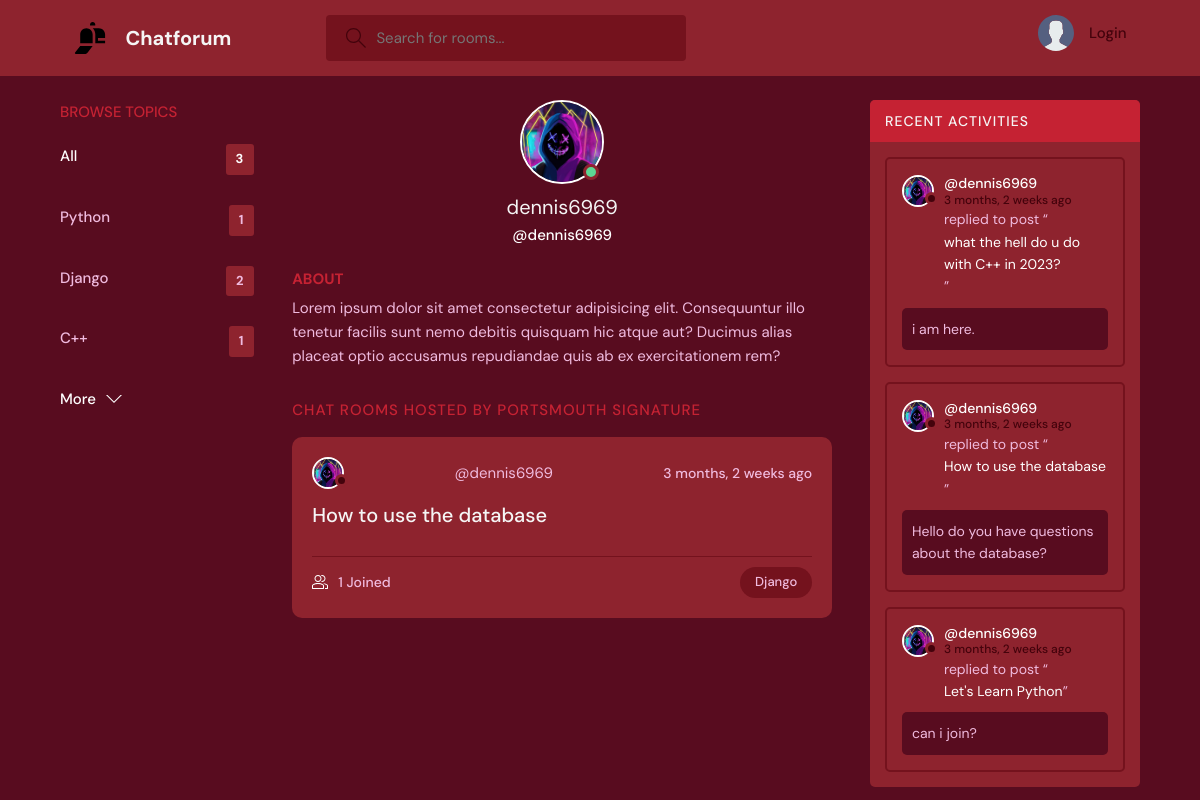
The app's page /profile/2/ with its own data.
### base/models.py (models this page shows, shortened)
class Topic(models.Model):
    name = models.CharField(max_length=200)

class User(AbstractUser):
    name = models.CharField(max_length=200, null=True)
    email = models.EmailField(unique=True, null=True)
    bio = models.TextField(null=True)
    avatar = models.ImageField(null=True, default="avatar.svg")
    USERNAME_FIELD = 'email'
    REQUIRED_FIELDS = []

class Room(models.Model):
    host = models.ForeignKey(User, on_delete=models.SET_NULL, null=True)
    topic = models.ForeignKey(Topic, on_delete=models.SET_NULL, null=True)
    name = models.CharField(max_length=200)
    description = models.TextField(null=True, blank=True)
    participants = models.ManyToManyField(User, related_name='participants', blank=True)
    updated = models.DateTimeField(auto_now=True)
    created = models.DateTimeField(auto_now_add=True)
    class Meta:
        ordering = ['-updated', '-created']
    def __str__(self):
        return self.name

class Message(models.Model):
    user = models.ForeignKey(User, on_delete=models.CASCADE)
    room = models.ForeignKey(Room, on_delete=models.CASCADE)
    body = models.TextField()
    updated = models.DateTimeField(auto_now=True)
    created = models.DateTimeField(auto_now_add=True)
    class Meta:
        ordering = ['-updated', '-created']

### base/views.py (the view)
# urls.py: path('profile/<str:pk>/', views.userProfile, name="user-profile"),
def userProfile(request, pk):
    user = User.objects.get(id=pk)
    rooms = user.room_set.all()
    room_messages = user.message_set.all()
    topics = Topic.objects.all()
    context = {'user':user, 'rooms': rooms, 'room_messages':room_messages,'topics':topics}
    return render(request, 'base/profile.html', context)

### base/templates/base/profile.html (shortened to what this page needs)
{% extends 'main.html' %}
{% block content %}
  <main class="profile-page layout layout--3">
    <div class="container">
      {% include 'base/topics_component.html' %}
      <div class="roomList">
        <div class="profile">
          <div class="profile__avatar">
            <div class="avatar avatar--large active">
              <img src="{{user.avatar.url}}" />
            </div>
          </div>
          <div class="profile__info">
            <h3>{{user.username}}</h3>
            <p>@{{user.username}}</p>
          </div>
          <div class="profile__about">
            <h3>About</h3>
            <p>
              Lorem ipsum dolor sit amet consectetur adipisicing elit. Consequuntur illo tenetur
              facilis sunt nemo debitis quisquam hic atque aut? Ducimus alias placeat optio
              accusamus repudiandae quis ab ex exercitationem rem?
            </p>
          </div>
        </div>
        <div class="roomList__header">
          <div>
            <h2>Chat Rooms Hosted by Portsmouth Signature</a>
            </h2>
          </div>
        </div>
        {% include 'base/feed_component.html' %}
      </div>
      {% include 'base/activity_component.html' %}
    </div>
  </main>
{% endblock content %}

### templates/main.html (shortened to what this page needs)
<!DOCTYPE html>
{% load static %}
<html lang="en">
  <head>
    <link rel="stylesheet" href="{% static 'styles/style.css' %}" />
  </head>
  <body>
    {% include 'navbar.html' %}
    {% block content %}
    {% endblock %}
  </body>
</html>

### templates/navbar.html (shortened to what this page needs)
{% load static %}
<header class="header header--loggedIn">
    <div class="container">
      <a href="{% url 'home' %}" class="header__logo">
        <img src="{% static 'images/logo2.svg' %}" />
        <h1>Chatforum</h1>
      </a>
      <form class="header__search" method="GET" action="{% url 'home'%}">
        <label>
          <input name="q" placeholder="Search for rooms..." />
        </label>
      </form>
      <nav class="header__menu">
        {% if request.user.is_authenticated %}
        <div class="header__user">
          <a href="{% url 'update-user' %}">
            <div class="avatar avatar--medium active">
              <img src="{{request.user.avatar.url}}" />
            </div>
            <p>{{request.user.username}} <span>{{request.user.username}}</span></p>
          </a>
          <button class="dropdown-button">
            <svg version="1.1" xmlns="http://www.w3.org/2000/svg" width="32" height="32" viewBox="0 0 32 32">
              <title>chevron-down</title>
              <path d="M16 21l-13-13h-3l16 16 16-16h-3l-13 13z"></path>
            </svg>
          </button>
        </div>
        {% else %}
        <a href="{% url 'login' %}">
          <img src="{% static 'images/avatar.svg' %}" />
          <p>Login</p>
        </a>
        {% endif %}
      </nav>
    </div>
  </header>

### base/templates/base/topics_component.html
<div class="topics">
    <div class="topics__header">
      <h2>Browse Topics</h2>
    </div>
    <ul class="topics__list">
      <li>
        <a href="{% url 'home' %}" class="active">All <span>{{topics.count}}</span></a>
      </li>
      {% for topic in topics %}
      <li>
        <a href="{% url 'home' %}?q={{topic.name}}">{{topic.name}}<span>{{topic.room_set.all.count}}</span></a>
      </li>
      {% endfor %}
    </ul>
    <a class="btn btn--link" href="{% url 'topics' %}">
      More
      <svg version="1.1" xmlns="http://www.w3.org/2000/svg" width="32" height="32" viewBox="0 0 32 32">
        <title>chevron-down</title>
        <path d="M16 21l-13-13h-3l16 16 16-16h-3l-13 13z"></path>
      </svg>
    </a>
  </div>

### base/templates/base/feed_component.html (shortened to what this page needs)
{% for room in rooms %}
<div class="roomListRoom">
    <div class="roomListRoom__header">
        <div class="avatar avatar--small">
          <img src="{{room.host.avatar.url}}" />
        </div>
        <span>@{{room.host.username}}</span>
      <div class="roomListRoom__actions">
        <span>{{room.created|timesince}} ago</span>
      </div>
    </div>
    <div class="roomListRoom__content">
      <a href="{% url 'room' room.id %}">{{room.name}}</a>
    </div>
    <div class="roomListRoom__meta">
      <a href="{% url 'room' room.id %}" class="roomListRoom__joined">
        {{room.participants.all.count}} Joined
      </a>
      <p class="roomListRoom__topic">{{room.topic.name}}</p>
    </div>
</div>
{% endfor %}

### base/templates/base/activity_component.html (shortened to what this page needs)
 <div class="activities">
    <div class="activities__header">
        <h2>Recent Activities</h2>
    </div>
    {% for message in room_messages %}
    <div class="activities__box">
        <div class="activities__boxHeader roomListRoom__header">
            <a href="{% url 'user-profile' message.user.id %}" class="roomListRoom__author">
                <div class="avatar avatar--small">
                    <img src="{{message.user.avatar.url}}" />
                </div>
                <p>
                    @{{message.user.username}}
                    <span>{{message.created|timesince}} ago</span>
                </p>
            </a>
        </div>
        <div class="activities__boxContent">
            <p>replied to post “<a href="{% url 'room' message.room.id %}">{{message.room}}</a>”</p>
            <div class="activities__boxRoomContent">{{message.body}}</div>
        </div>
    </div>
    {% endfor %}
</div>

### records on screen
Topic: name "Python", room_set.all.count "1"
Topic: name "Django", room_set.all.count "2"
Topic: name "C++", room_set.all.count "1"
User: avatar (picture), username "dennis6969"
Room: host.avatar (picture), host.username "dennis6969", created "3 months, 2 weeks", name "How to use the database", participants.all.count "1", topic.name "Django"
Message: user.avatar (picture), user.username "dennis6969", created "3 months, 2 weeks", room "what the hell do u do with C++ in 2023?", body "i am here."
Message: user.avatar (picture), user.username "dennis6969", created "3 months, 2 weeks", room "How to use the database", body "Hello do you have questions about the database?"
Message: user.avatar (picture), user.username "dennis6969", created "3 months, 2 weeks", room "Let's Learn Python", body "can i join?"

### other values on screen
{{ topics.count }} "3"
